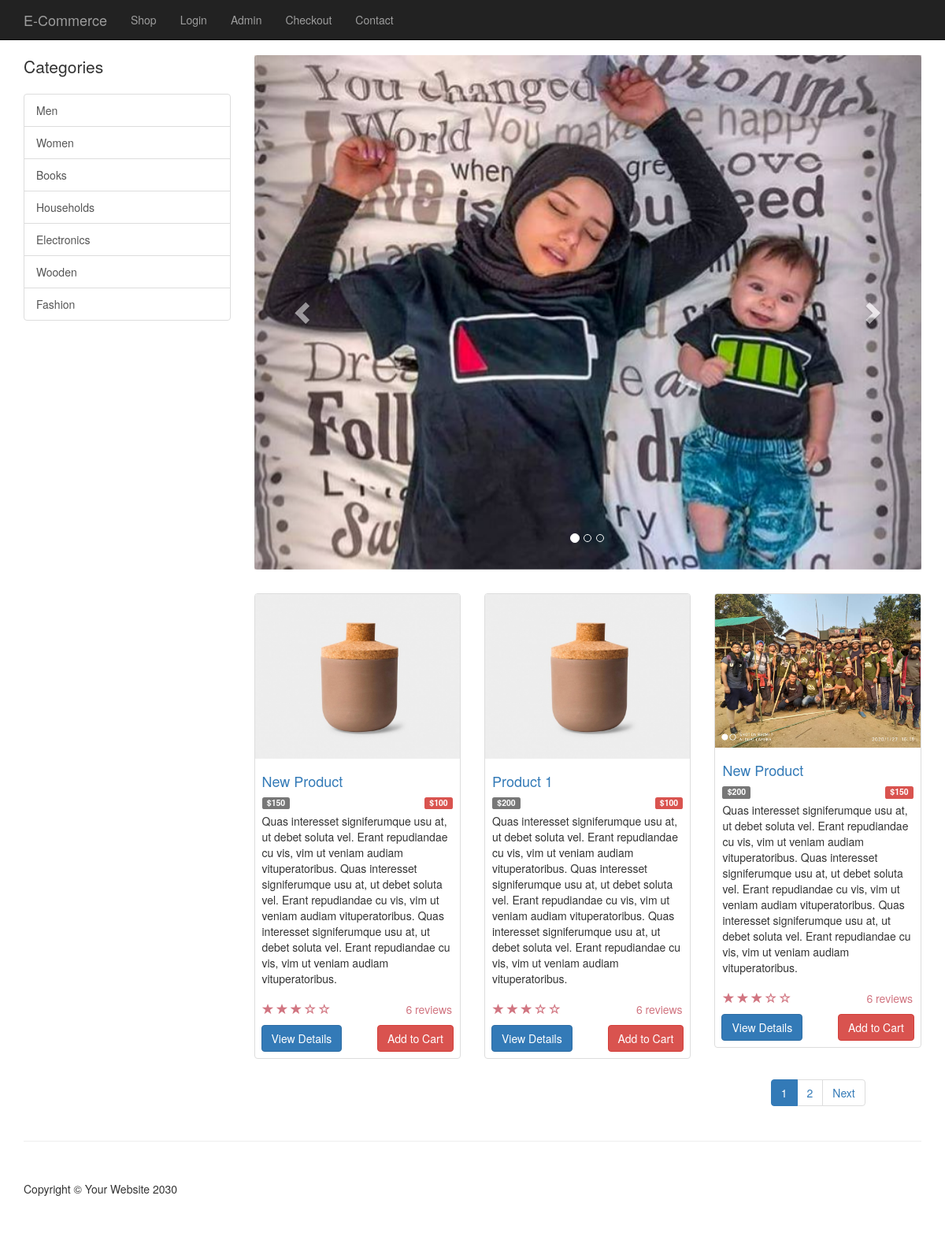
The page / on the database its author committed.
### tables this page shows
CREATE TABLE `categories` (
  `cat_id` int(11) NOT NULL,
  `cat_name` varchar(255) NOT NULL
);

CREATE TABLE `sliders` (
  `slider_id` int(11) NOT NULL,
  `slider_title` varchar(255) NOT NULL,
  `slider_image` varchar(255) NOT NULL
);

CREATE TABLE `products` (
  `product_id` int(11) NOT NULL,
  `product_name` varchar(255) NOT NULL,
  `product_cat_id` int(11) DEFAULT NULL,
  `product_des` text NOT NULL,
  `product_shortDes` text NOT NULL,
  `product_price` float DEFAULT NULL,
  `product_old_price` float DEFAULT NULL,
  `product_quantity` int(11) DEFAULT NULL,
  `product_image` varchar(255) NOT NULL,
  `product_brand` varchar(255) DEFAULT NULL,
  `product_tags` varchar(255) DEFAULT NULL
);

### resources/functions.php (the view, shortened to what this page needs)
<?php
$uploads_directory = "uploads";
function display_image($img)
{
    global $uploads_directory;
    return $uploads_directory . DS . $img;
}
function query($sql)
{
    global $connect;
    return mysqli_query($connect, $sql);
}
function fetch_array($result)
{
    return mysqli_fetch_array($result);
}
function get_products()
{
    $product_row_count_query = query("SELECT * FROM products");
    $num_of_rows = mysqli_num_rows($product_row_count_query);
    if (isset($_GET['page'])) {
        $page = preg_replace('#[^0-9]#', '', $_GET['page']);
    } else {
        $page = 1;
    }
    $show_per_page = 3;
    $last_page = ceil($num_of_rows / $show_per_page);
    $middleNums = '';
    $addition1 = $page + 1;
    $addition2 = $page + 2;
    $subtraction1 = $page - 1;
    $subtraction2 = $page - 2;
    if ($page == 1) {
        $middleNums .= '<li class="page-item active"><a>' .$page. '</a></li>';
        $middleNums .= '<li class="page-item"><a class="page-link" href="'.$_SERVER['PHP_SELF'].'?page='.$addition1.'">' .$addition1. '</a></li>';
    } else if ($page == $last_page) {
        $middleNums .= '<li class="page-item"><a class="page-link" href="'.$_SERVER['PHP_SELF'].'?page='.$subtraction1.'">' .$subtraction1. '</a></li>';
        $middleNums .= '<li class="page-item active"><a>' .$page. '</a></li>';
    } else if ($page > 2 && $page < ($last_page - 1)) {
        $middleNums .= '<li class="page-item"><a class="page-link" href="'.$_SERVER['PHP_SELF'].'?page='.$subtraction2.'">' .$subtraction2. '</a></li>';
        $middleNums .= '<li class="page-item"><a class="page-link" href="'.$_SERVER['PHP_SELF'].'?page='.$subtraction1.'">' .$subtraction1. '</a></li>';
        $middleNums .= '<li class="page-item active"><a>' .$page. '</a></li>';
        $middleNums .= '<li class="page-item"><a class="page-link" href="'.$_SERVER['PHP_SELF'].'?page='.$addition1.'">' .$addition1. '</a></li>';
        $middleNums .= '<li class="page-item"><a class="page-link" href="'.$_SERVER['PHP_SELF'].'?page='.$addition2.'">' .$addition2. '</a></li>';
    } else if ($page > 1 && $page < $last_page) {
        $middleNums .= '<li class="page-item"><a class="page-link" href="'.$_SERVER['PHP_SELF'].'?page= '.$subtraction1.'">' .$subtraction1. '</a></li>';
        $middleNums .= '<li class="page-item active"><a>' .$page. '</a></li>';
        $middleNums .= '<li class="page-item"><a class="page-link" href="'.$_SERVER['PHP_SELF'].'?page='.$addition1.'">' .$addition1. '</a></li>';
    }
    $limit = 'LIMIT ' . ($page - 1) * $show_per_page . ',' . $show_per_page;
    $product_query = query("SELECT * FROM products $limit");
    $outputPagination = "";
    $outputPagination .= $middleNums;
    if ($page != $last_page) {
        $next = $page + 1;
        $outputPagination .= '<li class="page-item"><a class="page-link" href="'.$_SERVER['PHP_SELF'].'?page='.$next.'">Next</a></li>';
    }
    while($row = mysqli_fetch_array($product_query))
    {
        $display_image = display_image($row['product_image']);
        $product = <<<DELIMETER
            <div class="col-sm-4 col-lg-4 col-md-4">
                <div class="thumbnail">
                    <a href="product-details.php?id={$row['product_id']}">
                        <img src="../resources/{$display_image}" alt="{$row['product_name']}">
                    </a>
                    <div class="caption">
                        <h4><a href="product-details.php?id={$row['product_id']}">{$row['product_name']}</a></h4>
                        <span class="label label-default pull-left">&#36;{$row['product_old_price']}</span>
                        <span class="label label-danger pull-right">&#36;{$row['product_price']}</span>
                        <br>
                        <p>{$row['product_des']}</p>
                    </div>
                    <div class="ratings">
                        <p class="pull-right">6 reviews</p>
                        <p>
                            <span class="glyphicon glyphicon-star"></span>
                            <span class="glyphicon glyphicon-star"></span>
                            <span class="glyphicon glyphicon-star"></span>
                            <span class="glyphicon glyphicon-star-empty"></span>
                            <span class="glyphicon glyphicon-star-empty"></span>
                        </p>
                    </div>
                    <div class="action">
                        <a href="product-details.php?id={$row['product_id']}" target="_blank" class="btn btn-primary pull-left">View Details</a>
                        <a href="../resources/cart.php?add={$row['product_id']}" class="btn btn-danger pull-right">Add to Cart</a>
                    </div>
                </div>
            </div>
        DELIMETER;
        echo $product;
    }
    echo "<div class='text-center'><ul class='pagination'>{$outputPagination}</ul></div>";
}
function get_categories()
{
    $cat_query = query("SELECT * FROM categories");
    while ($row = fetch_array($cat_query)) {
        $categories = <<<DELIMETER
            <a class='list-group-item' href='category.php?id={$row['cat_id']}'>{$row['cat_name']}</a>
        DELIMETER;
        echo $categories;
    }
}
function get_active_slide()
{
    $active_slide_query = query("SELECT * FROM sliders ORDER BY slider_id DESC LIMIT 1");
    while ($row = fetch_array($active_slide_query)) {
        $display_image = display_image($row['slider_image']);
        $slide_active = <<<DELIMETER
            <div class="item active">
                <img class="slide-image" src="../resources/{$display_image}" alt="{$row['slider_title']}">
            </div>
        DELIMETER;
        echo $slide_active;
    }
}

### resources/templates/front/header.php (shortened to what this page needs)
<!DOCTYPE html>
<html lang="en">
<head>
    <link href="css/bootstrap.min.css" rel="stylesheet">
    <link href="css/shop-homepage.css" rel="stylesheet">
</head>
<body>

### resources/templates/front/top_nav.php (shortened to what this page needs)
<nav class="navbar navbar-inverse navbar-fixed-top" role="navigation">
    <div class="container">
        <div class="navbar-header">
            <a class="navbar-brand" href="index.php">E-Commerce</a>
        </div>
        <div class="collapse navbar-collapse" id="bs-example-navbar-collapse-1">
            <ul class="nav navbar-nav">
                <li>
                    <a href="shop.php">Shop</a>
                </li>
                <li>
                    <a href="login.php">Login</a>
                </li>
                <li>
                    <a href="admin">Admin</a>
                </li>
                <li>
                    <a href="checkout.php">Checkout</a>
                </li>
                <li>
                    <a href="contact.php">Contact</a>
                </li>
            </ul>
        </div>
    </div>
</nav>

### public/index.php (shortened to what this page needs)
<?php
include_once(TEMPLATE_FRONT . DS . 'header.php');
include_once(TEMPLATE_FRONT . DS . 'top_nav.php');
?>
    <div class="container">
        <div class="row">
            <?php include_once(TEMPLATE_FRONT . DS . 'left_sidebar.php'); ?>
            <div class="col-md-9">
                <?php include_once(TEMPLATE_FRONT . DS . 'home_slider.php'); ?>
                <div class="row">
                    <?php get_products(); ?>
                </div>
            </div>
        </div>
    </div>
<?php include_once(TEMPLATE_FRONT . DS . 'footer.php'); ?>

### resources/templates/front/left_sidebar.php
<div class="col-md-3">
    <p class="lead">Categories</p>
    <div class="list-group">
        <?php get_categories(); ?>
    </div>
</div>

### resources/templates/front/home_slider.php (shortened to what this page needs)
<div class="row carousel-holder">
    <div class="col-md-12">
        <div id="carousel-example-generic" class="carousel slide" data-ride="carousel">
            <ol class="carousel-indicators">
                <li data-target="#carousel-example-generic" data-slide-to="0" class="active"></li>
                <li data-target="#carousel-example-generic" data-slide-to="1"></li>
                <li data-target="#carousel-example-generic" data-slide-to="2"></li>
            </ol>
            <div class="carousel-inner">
                <?php
                    get_active_slide();
                ?>
            </div>
            <a class="left carousel-control" href="#carousel-example-generic" data-slide="prev">
                <span class="glyphicon glyphicon-chevron-left"></span>
            </a>
            <a class="right carousel-control" href="#carousel-example-generic" data-slide="next">
                <span class="glyphicon glyphicon-chevron-right"></span>
            </a>
        </div>
    </div>
</div>

### resources/templates/front/footer.php (shortened to what this page needs)
<div class="container">
    <hr>
    <footer>
        <div class="row">
            <div class="col-lg-12">
                <p>Copyright &copy; Your Website 2030</p>
            </div>
        </div>
    </footer>
</div>
</body>
</html>

### public/css/shop-homepage.css (style rules this page uses)
body { padding-top: 70px; }
.slide-image { width: 100%; }
.carousel-holder { margin-bottom: 30px; }
.carousel-control, .item { border-radius: 4px; }
.caption { overflow: hidden; }
.caption h4 { white-space: nowrap; }
.thumbnail img { width: 100%; }
.ratings { padding-right: 10px; padding-left: 10px; color: #d17581; }
.thumbnail { padding:0 0 8px; overflow: hidden; }
.thumbnail .action { display: block; padding-left: 8px; padding-right: 8px; }
footer { margin: 50px 0; }

### rows shown on the page
categories: cat_name "Men"
categories: cat_name "Women"
categories: cat_name "Books"
categories: cat_name "Households"
categories: cat_name "Electronics"
categories: cat_name "Wooden"
categories: cat_name "Fashion"
sliders: slider_image (picture)
products: product_image (picture), product_name "New Product", product_old_price "150", product_price "100", product_des "Quas interesset signiferumque usu at, ut debet soluta vel. Erant repudiandae cu vis, vim ut veniam audiam vituperatoribus. Quas interesset signiferumque usu at, ut debet soluta vel. Erant repudiandae cu vis, vim ut veniam audiam vituperatoribus. Quas interesset signiferumque usu at, ut debet soluta vel. Erant repudiandae cu vis, vim ut veniam audiam vituperatoribus."
products: product_image (picture), product_name "Product 1", product_old_price "200", product_price "100", product_des "Quas interesset signiferumque usu at, ut debet soluta vel. Erant repudiandae cu vis, vim ut veniam audiam vituperatoribus. Quas interesset signiferumque usu at, ut debet soluta vel. Erant repudiandae cu vis, vim ut veniam audiam vituperatoribus. Quas interesset signiferumque usu at, ut debet soluta vel. Erant repudiandae cu vis, vim ut veniam audiam vituperatoribus."
products: product_image (picture), product_name "New Product", product_old_price "200", product_price "150", product_des "Quas interesset signiferumque usu at, ut debet soluta vel. Erant repudiandae cu vis, vim ut veniam audiam vituperatoribus. Quas interesset signiferumque usu at, ut debet soluta vel. Erant repudiandae cu vis, vim ut veniam audiam vituperatoribus. Quas interesset signiferumque usu at, ut debet soluta vel. Erant repudiandae cu vis, vim ut veniam audiam vituperatoribus."

### other values the page prints
$page "1"
$addition1 "2"
